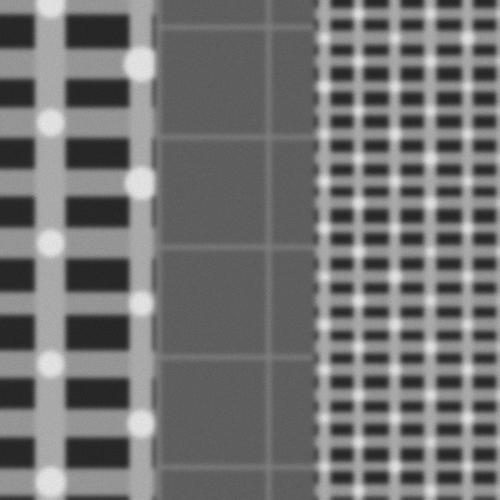
#> input picture data/sample_001/reference.png, 1000 x 1000 px (shown at 1/2 size)
$ python baseline_v4.py ../data/sample_001/reference.png ../data/sample_001/search.png
#> lines starting #> are read from the running program, lines starting #| are printed output that depends on the picture
import sys
import cv2
import numpy as np


def find_candidates(reference_path, search_path, max_candidates=30):
    """
    V4 Candidate Analysis

    Finds multiple strong template-matching candidates
    instead of immediately accepting only the best match.
    """
#> called with reference_path = '../data/sample_001/reference.png', search_path = '../data/sample_001/search.png', max_candidates = 30

    # ---------------------------------------------------------
    # Load images
    # ---------------------------------------------------------

    reference = cv2.imread(
        reference_path,
        cv2.IMREAD_GRAYSCALE
    )
#> reference is the input picture: shape (1000, 1000); min 28, max 245, mean 114.6

    search = cv2.imread(
        search_path,
        cv2.IMREAD_GRAYSCALE
    )
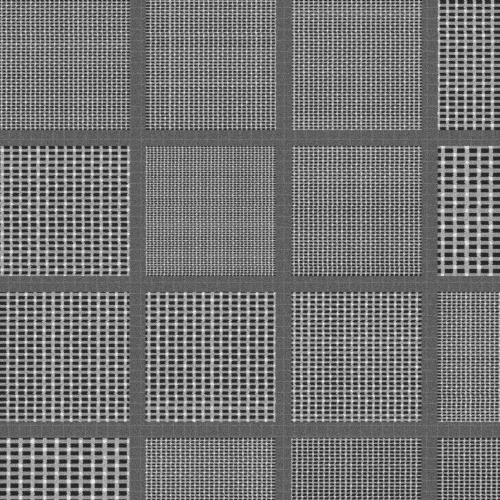
#> input picture data/sample_001/search.png, 1000 x 1000 px (shown at 1/2 size)
#> search is the input picture: shape (1000, 1000); min 6, max 255, mean 116.6

    if reference is None:
        raise FileNotFoundError(
            f"Could not read reference image: {reference_path}"
        )

    if search is None:
        raise FileNotFoundError(
            f"Could not read search image: {search_path}"
        )

    # ---------------------------------------------------------
    # 10x scale relationship
    # Reference is approximately 10x larger than target
    # ---------------------------------------------------------

    template_size = (
        max(1, search.shape[1] // 10),
        max(1, search.shape[0] // 10)
    )
#> template_size = (100, 100)

    template = cv2.resize(
        reference,
        template_size,
        interpolation=cv2.INTER_AREA
    )
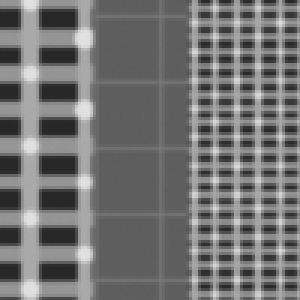
#> template: shape (100, 100) (shown 3 times larger); min 38, max 226, mean 114.6

    # ---------------------------------------------------------
    # Template matching
    # ---------------------------------------------------------

    result = cv2.matchTemplate(
        search,
        template,
        cv2.TM_CCOEFF_NORMED
    )
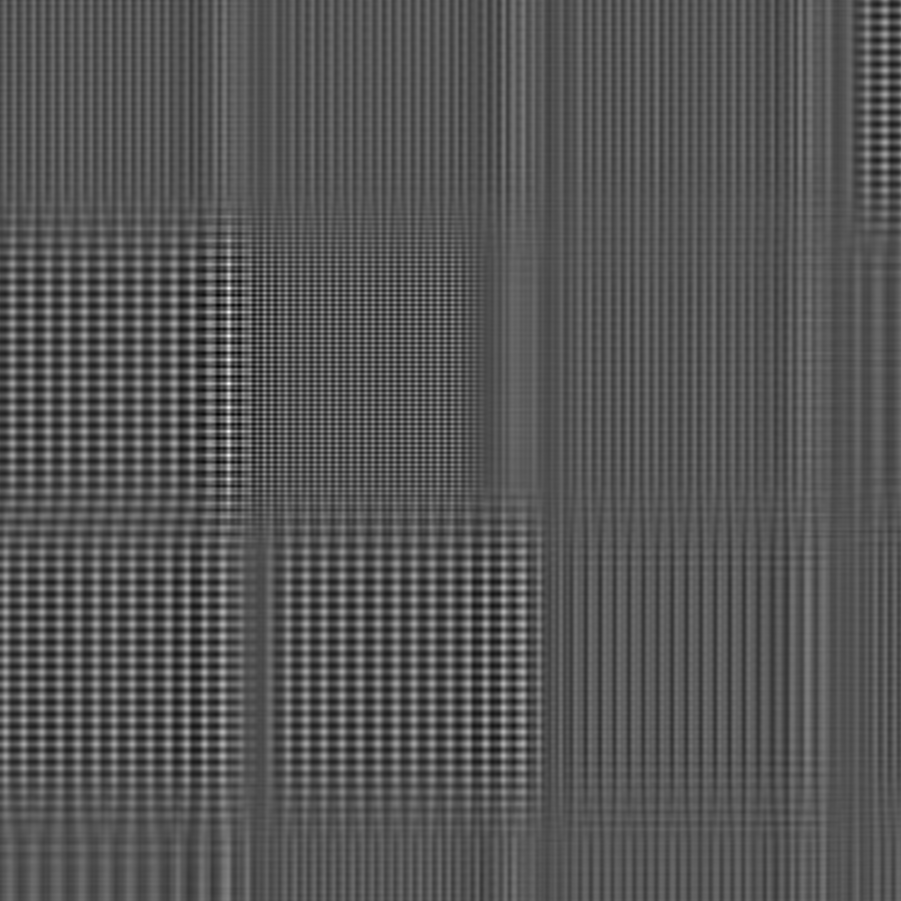
#> result: shape (901, 901) float32; min -0.459, max 0.907, mean -3.16e-05; drawn with min black and max white

    # ---------------------------------------------------------
    # Find local maxima
    # ---------------------------------------------------------

    candidates = []

    temp = result.copy()

    for _ in range(max_candidates):

        _, max_value, _, max_location = cv2.minMaxLoc(temp)

        x = max_location[0]
        y = max_location[1]

        center_x = x + template.shape[1] / 2.0
        center_y = y + template.shape[0] / 2.0

        candidates.append({
            "x": center_x,
            "y": center_y,
            "score": float(max_value)
        })

        # -----------------------------------------------------
        # Suppress an area around the current maximum
        # so the next candidate is a different region.
        # -----------------------------------------------------

        radius_x = max(10, template.shape[1] // 2)
        radius_y = max(10, template.shape[0] // 2)

        x1 = max(0, x - radius_x)
        y1 = max(0, y - radius_y)

        x2 = min(
            temp.shape[1],
            x + radius_x + 1
        )

        y2 = min(
            temp.shape[0],
            y + radius_y + 1
        )

        temp[y1:y2, x1:x2] = -1.0
#> this loop made 30 passes
#> (max_value, x, y, center_x, center_y, x1, y1, x2) on passes 1 to 12: (0.907, 228, 383, 278, 433, 178, 333, 279), (0.842, 228, 455, 278, 505, 178, 405, 279), (0.84, 228, 288, 278, 338, 178, 238, 279), (0.513, 503, 707, 553, 757, 453, 657, 554), (0.503, 222, 732, 272, 782, 172, 682, 273), (0.498, 222, 660, 272, 710, 172, 610, 273), (0.493, 503, 587, 553, 637, 453, 537, 554), (0.487, 522, 647, 572, 697, 472, 597, 573), (0.485, 222, 588, 272, 638, 172, 538, 273), (0.435, 5, 660, 55, 710, 0, 610, 56), (0.433, 114, 660, 164, 710, 64, 610, 165), (0.433, 23, 720, 73, 770, 0, 670, 74)
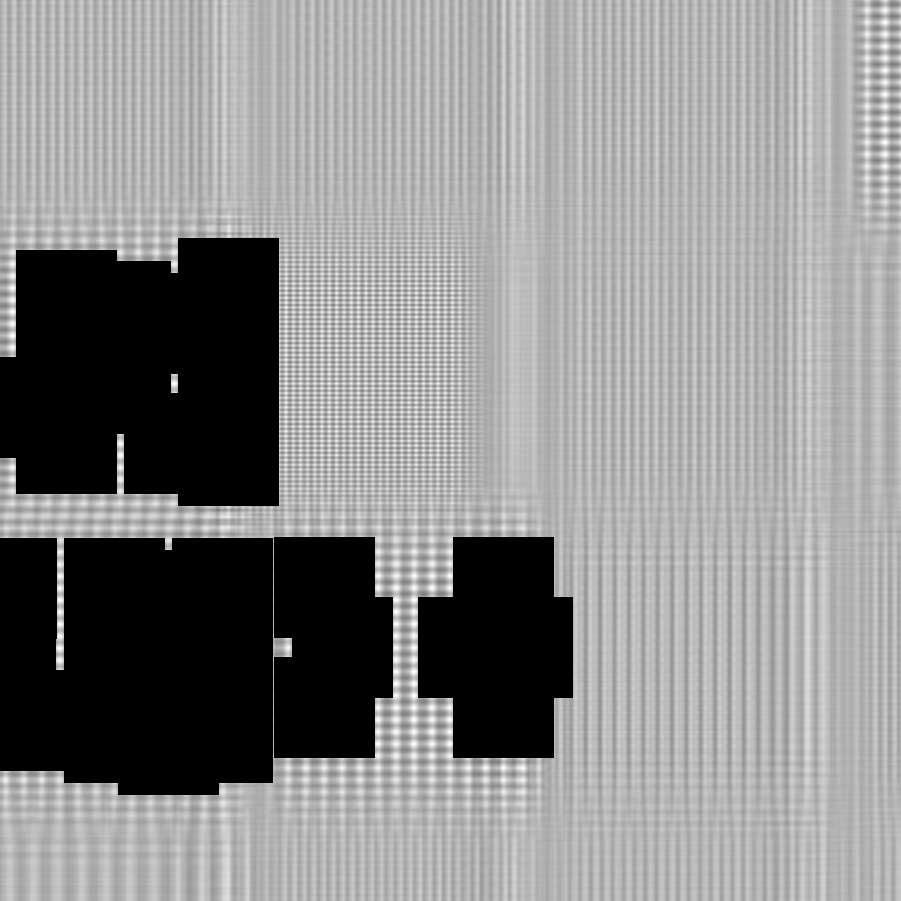
#> temp: shape (901, 901) float32; min -1, max 0.409, mean -0.227; drawn with min black and max white
#> after the loop, candidates = 30 items

    return candidates


def print_candidates(
    reference_path,
    search_path
):

    candidates = find_candidates(
        reference_path,
        search_path,
        max_candidates=30
    )
#> candidates = 30 items

    search = cv2.imread(
        search_path,
        cv2.IMREAD_GRAYSCALE
    )

    search_h, search_w = search.shape
#> search_h = 1000; search_w = 1000

    center_x = search_w / 2.0
#> center_x = 500
    center_y = search_h / 2.0
#> center_y = 500

    print()
    print("=" * 70)
    print("DRIFT-SENSE V4 - CANDIDATE ANALYSIS")
    print("=" * 70)

    print(
        f"Search size : "
        f"{search_w} x {search_h}"
    )
#| Search size : 1000 x 1000

    print(
        f"Candidates found : "
        f"{len(candidates)}"
    )
#| Candidates found : 30

    print()
    print(
        f"{'Rank':<6}"
        f"{'X':<12}"
        f"{'Y':<12}"
        f"{'Score':<12}"
        f"{'Center Dist.':<15}"
    )

    print("-" * 70)

    for i, candidate in enumerate(
        candidates,
        start=1
    ):

        x = candidate["x"]
        y = candidate["y"]
        score = candidate["score"]

        distance = np.sqrt(
            (x - center_x) ** 2 +
            (y - center_y) ** 2
        )

        print(
            f"{i:<6}"
            f"{x:<12.2f}"
            f"{y:<12.2f}"
            f"{score:<12.4f}"
            f"{distance:<15.2f}"
        )
#> this loop made 30 passes
#> (x, y, score, distance) on passes 1 to 12: (278, 433, 0.907, 231.9), (278, 505, 0.842, 222.1), (278, 338, 0.84, 274.8), (553, 757, 0.513, 262.4), (272, 782, 0.503, 362.6), (272, 710, 0.498, 310), (553, 637, 0.493, 146.9), (572, 697, 0.487, 209.7), (272, 638, 0.485, 266.5), (55, 710, 0.435, 492.1), (164, 710, 0.433, 396.2), (73, 770, 0.433, 505.2)
#| 1     278.00      433.00      0.9074      231.89
#| 2     278.00      505.00      0.8425      222.06
#| 3     278.00      338.00      0.8401      274.82
#| 4     553.00      757.00      0.5131      262.41
#| 5     272.00      782.00      0.5028      362.64
#| 6     272.00      710.00      0.4977      309.97
#| 7     553.00      637.00      0.4934      146.89
#| 8     572.00      697.00      0.4872      209.75
#> (further printed lines are left out)

    print("=" * 70)


if __name__ == "__main__":

    if len(sys.argv) != 3:

        print(
            "Usage:\n"
            "python localization\\baseline_v4.py "
            "<reference.png> <search.png>"
        )

        sys.exit(1)

    reference_path = sys.argv[1]
    search_path = sys.argv[2]

    print_candidates(
        reference_path,
        search_path
    )
